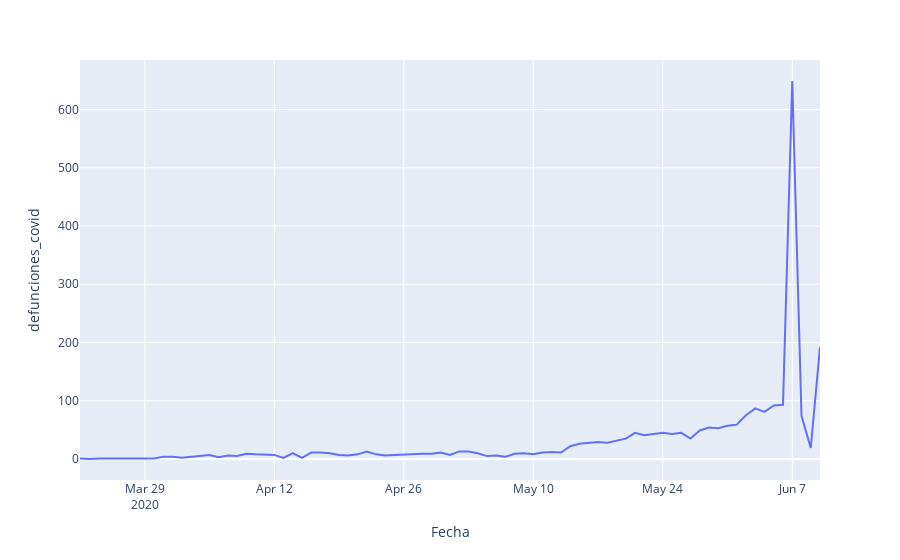

This figure's notebook cell:
### Code cell
px.line(muertes_covid.query('Region=="Total"'), x='Fecha', y='defunciones_covid')
